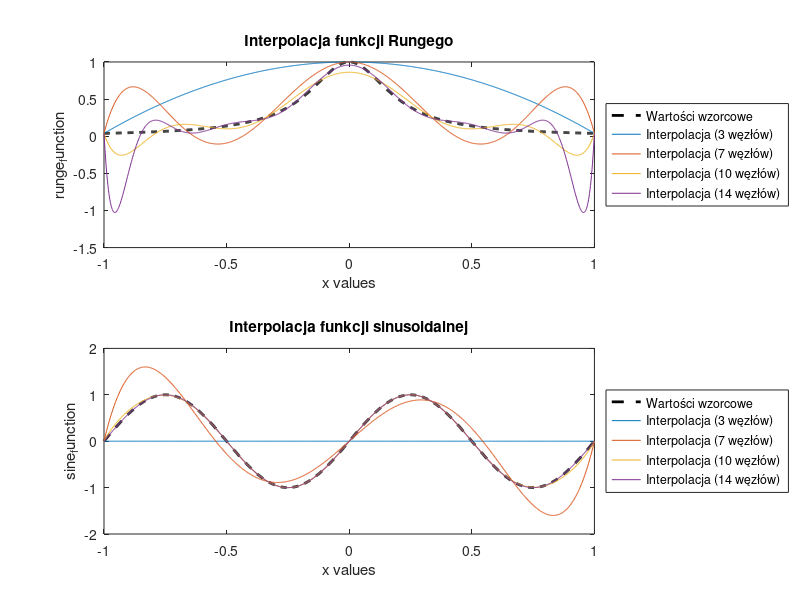

Write the MATLAB code that produced this figure.
function [node_counts, exact_runge, exact_sine, V, interpolated_runge, interpolated_sine] =...
    plot_runge_sine_interpolations()
% Generuje dwa wykresy przedstawiające interpolacje funkcji Rungego oraz
% funkcji sinusoidalnej. Funkcja zwraca
% 1) trzy wektory wierszowe
% 2) trzy tablice komórkowe (cell arrays) o rozmiarze [1,4].
% node_counts - wektor zawierający liczby węzłów, dla których wyznaczana
%   była interpolacja wielomianowa
% exact_runge - wektor wierszowy wartości funkcji Runge wyznaczonych
%       w punktach x_fine = linspace(-1, 1, 1000);
% exact_sine - wektor wierszowy wartości funkcji sinusoidalnej wyznaczonych
%       w punktach x_fine = linspace(-1, 1, 1000);
% V{i}: macierz Vandermonde'a wyznaczona dla node_counts(i) węzłów interpolacji
% interpolated_runge{i}: wektor wierszowy wartości wielomianu interpolującego
%       funkcję Runge'go dla stopnia wielomianu równego node_counts(i)-1.
% interpolated_sine{i}: wektor wierszowy wartości wielomianu interpolującego
%       funkcję sinusoidalną dla stopnia wielomianu równego node_counts(i)-1.

    % Lista liczby węzłów interpolacyjnych do przetestowania
    node_counts = [3, 7, 10, 14];

    % Definicja funkcji Rungego
    runge_function = @(x) 1 ./ (1 + 25 * x.^2);
    % Definicja funkcji sinusoidalnej
    sine_function = @(x) sin(2 * pi * x);

    % Gęsta siatka punktów do testowania interpolacji
    x_fine = linspace(-1, 1, 1000);

    % Ilustracja wartości wzorcowych interpolowanych funkcji
    % Wartości funkcji Rungego w punktach testowych (wartości wzorcowe)
    exact_runge = runge_function(x_fine);
    % Wartości funkcji sinusoidalnej w punktach testowych (wartości wzorcowe)
    exact_sine = sine_function(x_fine);
    subplot(2,1,1);
    plot(x_fine, exact_runge, 'k--', 'LineWidth', 2, 'DisplayName', 'Wartości wzorcowe');
    hold on;
    title('Interpolacja funkcji Rungego');
    xlabel('x values');
    ylabel('runge_function');
    subplot(2,1,2);
    plot(x_fine, exact_sine, 'k--' , 'LineWidth', 2, 'DisplayName', 'Wartości wzorcowe');
    hold on;
    title('Interpolacja funkcji sinusoidalnej');
    xlabel('x values');
    ylabel('sine_function');

    for i = 1:length(node_counts)
        N = node_counts(i);
        % Węzły interpolacji równomiernie rozmieszczone na przedziale [-1, 1]
        x_nodes = linspace(-1, 1, N)';

        % wyznaczenie macierzy Vandermonde
        V{i} = get_vandermonde_matrix(x_nodes);

        % Obliczenie wartości funkcji w węzłach
        y_runge = runge_function(x_nodes);
        % Wyznaczenie wsp. wielomianu interpolacyjnego dla runge_function
        coefficients_runge = V{i}\y_runge; 
        % odwrócenie kolejności wsp. wielomianów: dostosowanie do polyval
        coefficients_runge = coefficients_runge(end:-1:1);
        % Wyznaczenie wartości wielomianu w punktach testowych
        interpolated_runge{i} = polyval(coefficients_runge, x_fine);


        y_sine = sine_function(x_nodes); 
        coefficients_sine = V{i}\y_sine;
        coefficients_sine = coefficients_sine(end:-1:1);
        interpolated_sine{i} = polyval(coefficients_sine, x_fine);

        subplot(2,1,1);
        plot(x_fine, interpolated_runge{i}, 'DisplayName', sprintf('Interpolacja (%d węzłów)', N));
        
        subplot(2,1,2);
        plot(x_fine, interpolated_sine{i}, 'DisplayName', sprintf('Interpolacja (%d węzłów)', N));
    end
    subplot(2,1,1)
    legend show
    legend('Location', 'eastoutside')
    subplot(2,1,2);
    legend('Location', 'eastoutside');

    set(gcf, 'Position', [1000 500 2000 1500]);
end

function V = get_vandermonde_matrix(x)
    % Buduje macierz Vandermonde’a na podstawie wektora węzłów interpolacji x.
    N = length(x);
    V = ones(N, N);
    for i = 2:N
        V(:, i) = x.^(i-1);
    end
end